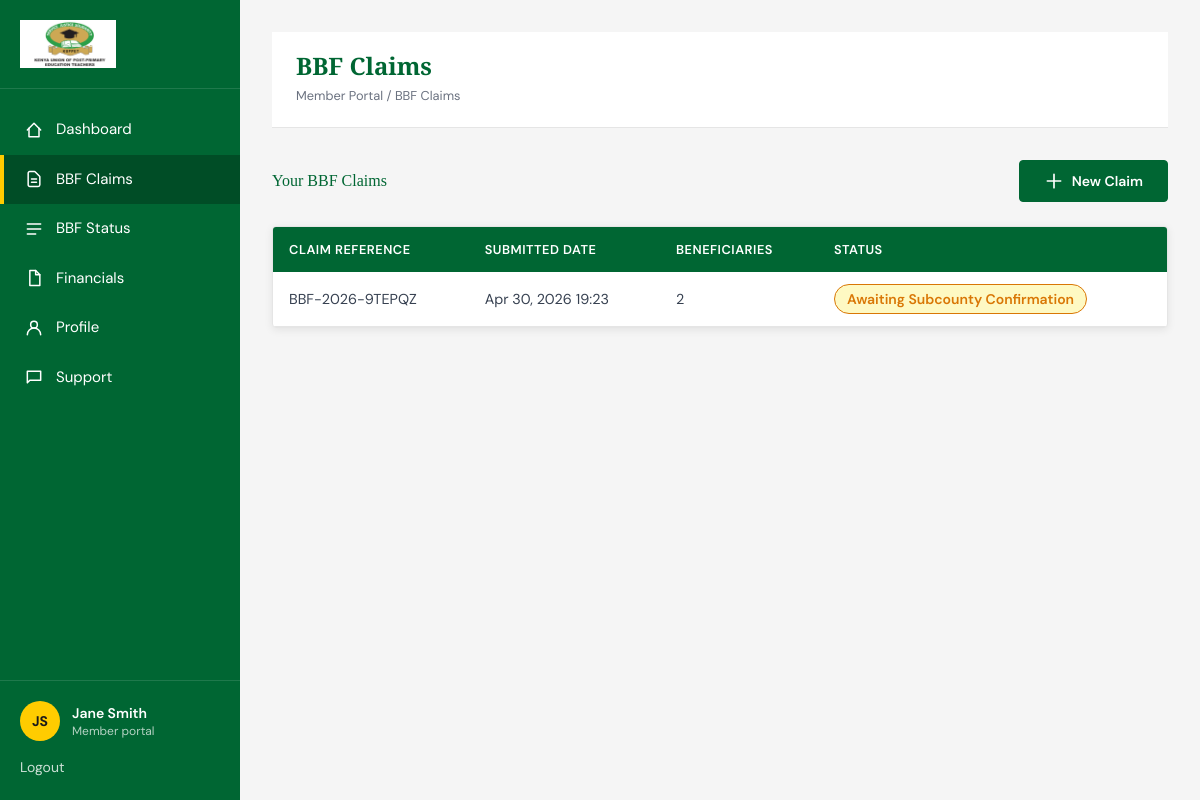
Before: /dashboard/bbf-claims/ (signed in) with the older database file.
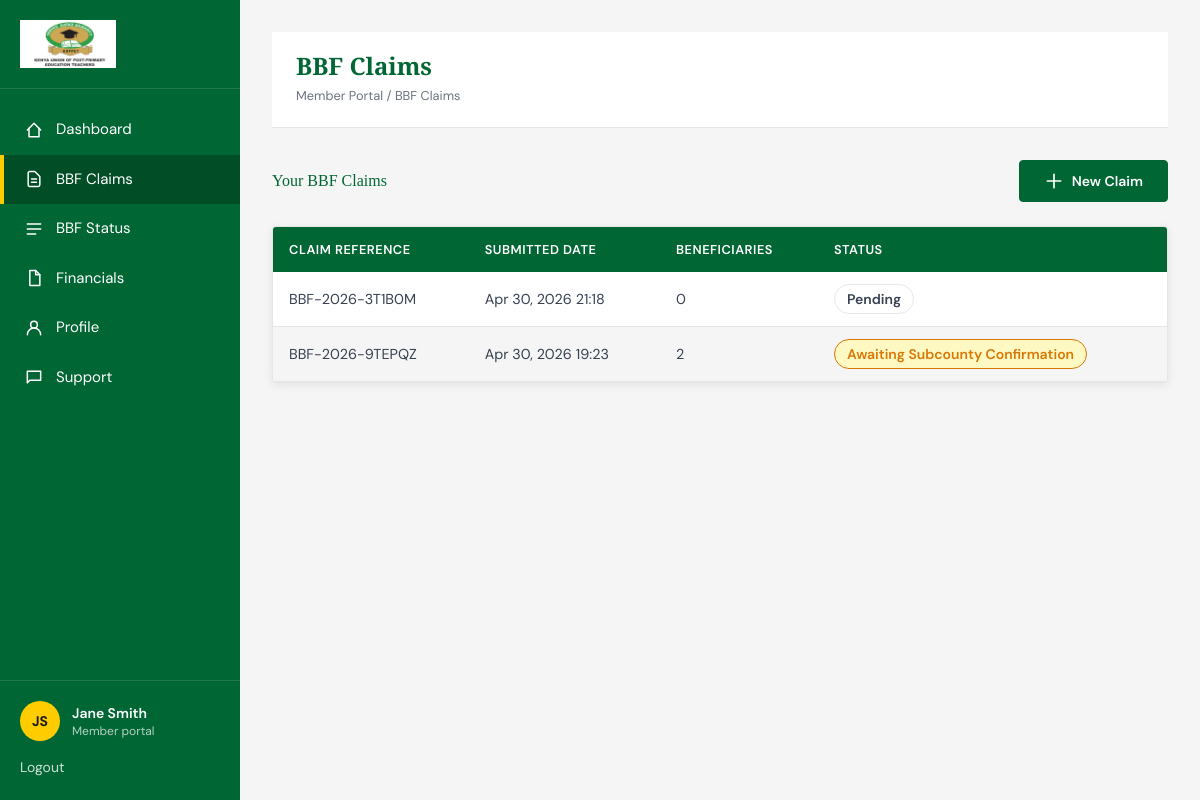
After: the same page with the newer database file.
### accounts/models.py (models this page shows, shortened)
class CustomUser(AbstractUser):
    tsc_number = models.CharField(max_length=50, unique=True)
    email = models.EmailField(_('email address'), unique=True, null=True, blank=True)
    phone_number = models.CharField(max_length=20, blank=True)
    sub_county = models.CharField(max_length=100, blank=True)
    school = models.CharField(max_length=150, blank=True)
    APPROVAL_STATUS_CHOICES = [
        ('PENDING', _('Pending Approval')),
        ('APPROVED', _('Approved')),
        ('REJECTED', _('Rejected')),
    ]
    approval_status = models.CharField(max_length=10, choices=APPROVAL_STATUS_CHOICES, default='PENDING')
    approval_date = models.DateTimeField(null=True, blank=True)
    approved_by = models.ForeignKey(
        'self',
        on_delete=models.SET_NULL,
        null=True,
        blank=True,
        related_name='approved_users'
    )
    totp_secret = models.CharField(max_length=16, blank=True)
    totp_enabled = models.BooleanField(default=False)
    is_subcounty_rep = models.BooleanField(default=False)
    is_county_rep = models.BooleanField(default=False)
    username = None
    USERNAME_FIELD = 'tsc_number' # Use TSC number for login
    REQUIRED_FIELDS = ['email']
    objects = CustomUserManager()

### bbf/models.py (models this page shows, shortened)
class BBFClaim(models.Model):
    STATUS_CHOICES = [
        ('pending', 'Pending'),
        ('awaiting_subcounty', 'Awaiting Subcounty'),
        ('awaiting_county', 'Awaiting County'),
        ('approved', 'Approved'),
        ('rejected', 'Rejected'),
    ]
    member = models.ForeignKey(
        settings.AUTH_USER_MODEL,
        on_delete=models.CASCADE,
        related_name='bbf_claims'
    )
    claim_reference = models.CharField(
        max_length=50,
        unique=True,
        default=generate_claim_reference
    )
    status = models.CharField(
        max_length=20,
        choices=STATUS_CHOICES,
        default='pending'
    )
    submitted_at = models.DateTimeField(auto_now_add=True)
    updated_at = models.DateTimeField(auto_now=True)
    subcounty_confirmed_at = models.DateTimeField(null=True, blank=True)
    subcounty_confirmed_by = models.ForeignKey(
        settings.AUTH_USER_MODEL,
        on_delete=models.SET_NULL,
        null=True,
        blank=True,
        related_name='subcounty_confirmed_claims'
    )
    county_confirmed_at = models.DateTimeField(null=True, blank=True)
    county_confirmed_by = models.ForeignKey(
        settings.AUTH_USER_MODEL,
        on_delete=models.SET_NULL,
        null=True,
        blank=True,
        related_name='county_confirmed_claims'
    )
    @property
    def beneficiaries_count(self):
        return self.beneficiaries.count()

### dashboard/views.py (the view)
# urls.py: path('bbf-claims/', views.BBFClaimsListView.as_view(), name='bbf_claims'),
class BBFClaimsListView(LoginRequiredMixin, ListView):
    template_name = "dashboard/bbf_claims_list.html"
    login_url = reverse_lazy("login")
    context_object_name = "claims"
    def get_queryset(self):
        return BBFClaim.objects.filter(member=self.request.user).order_by("-submitted_at")

### templates/dashboard/bbf_claims_list.html (shortened to what this page needs)
{% extends 'dashboard/base_dashboard.html' %}
{% load static %}
{% block dashboard_title %}BBF Claims{% endblock %}
{% block dashboard_breadcrumb %}Member Portal / BBF Claims{% endblock %}
{% block dashboard_content %}
<div class="space-y-6">
    <div class="flex items-center justify-between">
        <div class="flex items-center gap-4">
            <h2 class="dashboard-heading">Your BBF Claims</h2>
        </div>
        <a href="{% url 'bbf_claim_create' %}" class="btn btn-primary">
            <svg class="h-5 w-5" fill="none" stroke="currentColor" viewBox="0 0 24 24" aria-hidden="true">
                <path stroke-linecap="round" stroke-linejoin="round" stroke-width="2" d="M12 4v16m8-8H4"></path>
            </svg>
            <span>New Claim</span>
        </a>
    </div>
    <div class="table-shell">
        <table class="data-table">
            <thead>
                <tr>
                    <th>Claim Reference</th>
                    <th>Submitted Date</th>
                    <th>Beneficiaries</th>
                    <th>Status</th>
                </tr>
            </thead>
            <tbody>
                {% for claim in claims %}
                    <tr class="cursor-pointer hover:bg-[var(--bg-card-hover)]" onclick="window.location.href='{% url 'bbf_claim_detail' pk=claim.pk %}'">
                        <td class="font-mono text-sm">{{ claim.claim_reference }}</td>
                        <td>{{ claim.submitted_at|date:"M d, Y H:i" }}</td>
                        <td>{{ claim.beneficiaries_count }}</td>
                        <td>
                            {% if claim.status == 'pending' %}
                                <span class="status-badge status-badge--muted">Pending</span>
                            {% elif claim.status == 'awaiting_subcounty' %}
                                <span class="status-badge status-badge--pending">Awaiting Subcounty Confirmation</span>
                            {% elif claim.status == 'awaiting_county' %}
                                <span class="status-badge status-badge--info">Awaiting County Confirmation</span>
                            {% elif claim.status == 'approved' %}
                                <span class="status-badge status-badge--good">Approved</span>
                            {% elif claim.status == 'rejected' %}
                                <span class="status-badge status-badge--bad">Rejected</span>
                            {% endif %}
                        </td>
                    </tr>
                {% endfor %}
            </tbody>
        </table>
    </div>
</div>
{% endblock %}

### templates/dashboard/base_dashboard.html (shortened to what this page needs)
{% extends 'base.html' %}
{% load static %}
{% block body_class %}dashboard-body{% endblock %}
{% block site_shell %}
<div class="dashboard-shell">
    <aside class="dashboard-sidebar" id="dashboard-sidebar">
        <div class="dashboard-sidebar__logo">
            <a href="{% url 'dashboard' %}">
                <img src="{% static 'images/kuppet.png' %}" alt="KUPPET Siaya Branch logo">
            </a>
        </div>
        <nav class="dashboard-nav" aria-label="Dashboard navigation">
            <a href="{% url 'dashboard' %}" class="dashboard-nav-link {% if request.resolver_match.url_name == 'dashboard' %}is-active{% endif %}">
                <svg class="dashboard-nav-icon" fill="none" stroke="currentColor" viewBox="0 0 24 24" aria-hidden="true">
                    <path stroke-linecap="round" stroke-linejoin="round" stroke-width="1.8" d="M4 12l8-8 8 8"></path>
                    <path stroke-linecap="round" stroke-linejoin="round" stroke-width="1.8" d="M6 10v10h12V10"></path>
                </svg>
                <span class="dashboard-nav-label">Dashboard</span>
            </a>
            <a href="{% url 'bbf_claims' %}" class="dashboard-nav-link {% if request.resolver_match.url_name == 'bbf_claims' or request.resolver_match.url_name == 'bbf_claim_create' or request.resolver_match.url_name == 'bbf_claim_detail' %}is-active{% endif %}">
                <svg class="dashboard-nav-icon" fill="none" stroke="currentColor" viewBox="0 0 24 24" aria-hidden="true">
                    <path stroke-linecap="round" stroke-linejoin="round" stroke-width="1.8" d="M9 12h6m-6 4h6m2 5H7a2 2 0 01-2-2V5a2 2 0 012-2h5.586a1 1 0 01.707.293l5.414 5.414a1 1 0 01.293.707V19a2 2 0 01-2 2z"></path>
                </svg>
                <span class="dashboard-nav-label">BBF Claims</span>
            </a>
            <a href="{% url 'bbf_status' %}" class="dashboard-nav-link {% if request.resolver_match.url_name == 'bbf_status' %}is-active{% endif %}">
                <svg class="dashboard-nav-icon" fill="none" stroke="currentColor" viewBox="0 0 24 24" aria-hidden="true">
                    <path stroke-linecap="round" stroke-linejoin="round" stroke-width="1.8" d="M4 6h16M4 12h16M4 18h10"></path>
                </svg>
                <span class="dashboard-nav-label">BBF Status</span>
            </a>
            <a href="{% url 'financials' %}" class="dashboard-nav-link {% if request.resolver_match.url_name == 'financials' %}is-active{% endif %}">
                <svg class="dashboard-nav-icon" fill="none" stroke="currentColor" viewBox="0 0 24 24" aria-hidden="true">
                    <path stroke-linecap="round" stroke-linejoin="round" stroke-width="1.8" d="M7 3h7l5 5v13H7z"></path>
                    <path stroke-linecap="round" stroke-linejoin="round" stroke-width="1.8" d="M14 3v5h5"></path>
                </svg>
                <span class="dashboard-nav-label">Financials</span>
            </a>
            <a href="{% url 'profile' %}" class="dashboard-nav-link {% if request.resolver_match.url_name == 'profile' %}is-active{% endif %}">
                <span class="dashboard-nav-label">Profile</span>
            </a>
            <a href="{% url 'support' %}" class="dashboard-nav-link {% if request.resolver_match.url_name == 'support' %}is-active{% endif %}">
                <svg class="dashboard-nav-icon" fill="none" stroke="currentColor" viewBox="0 0 24 24" aria-hidden="true">
                    <path stroke-linecap="round" stroke-linejoin="round" stroke-width="1.8" d="M4 5h16v11H7l-3 3V5z"></path>
                </svg>
                <span class="dashboard-nav-label">Support</span>
            </a>
        </nav>
        <div class="dashboard-sidebar__footer">
            <div class="mb-3 flex items-center gap-3">
                <span class="avatar-badge">{{ user.first_name|default:user.tsc_number|slice:":1" }}{{ user.last_name|slice:":1" }}</span>
                <div class="dashboard-sidebar__footer-text">
                    <p class="text-sm font-semibold">{{ user.get_full_name|default:user.tsc_number }}</p>
                    <p class="text-xs text-white/70">Member portal</p>
                </div>
            </div>
            <a href="{% url 'logout' %}" class="text-sm text-white/80 hover:text-white hover:underline">Logout</a>
        </div>
    </aside>
    <main class="dashboard-main">
        <div class="dashboard-main__inner">
            <div class="dashboard-heading-bar">
                <div class="flex items-start gap-4">
                    <div>
                        <h1>{% block dashboard_title %}Member Dashboard{% endblock %}</h1>
                        <p class="dashboard-breadcrumb">{% block dashboard_breadcrumb %}Member Portal{% endblock %}</p>
                    </div>
                </div>
            </div>
            {% block dashboard_content %}{% endblock %}
        </div>
    </main>
</div>
{% endblock %}

### theme/templates/base.html (shortened to what this page needs)
{% load static %}
<!DOCTYPE html>
<html lang="en">
<head>
    <link rel="stylesheet" href="{% static 'css/styles.css' %}">
</head>
<body class="{% block body_class %}{% endblock %}">
    {% block site_shell %}{% endblock %}
</body>
</html>

Changed rows visible on the page:
added BBFClaim: claim_reference "BBF-2026-3T1B0M", submitted_at "Apr 30, 2026 21:18", beneficiaries_count "0", status "Pending"
